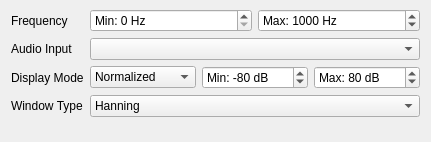
<?xml version="1.0" encoding="UTF-8"?>
<ui version="4.0">
 <class>SettingsDialog</class>
 <widget class="QDialog" name="SettingsDialog">
  <property name="geometry">
   <rect>
    <x>0</x>
    <y>0</y>
    <width>431</width>
    <height>142</height>
   </rect>
  </property>
  <property name="windowTitle">
   <string>Dialog</string>
  </property>
  <layout class="QGridLayout" name="gridLayout">
   <property name="topMargin">
    <number>9</number>
   </property>
   <item row="0" column="0">
    <layout class="QFormLayout" name="formLayout">
     <item row="1" column="0">
      <widget class="QLabel" name="label">
       <property name="text">
        <string>Frequency</string>
       </property>
      </widget>
     </item>
     <item row="2" column="0">
      <widget class="QLabel" name="label_4">
       <property name="text">
        <string>Audio Input</string>
       </property>
      </widget>
     </item>
     <item row="2" column="1">
      <widget class="QComboBox" name="audioInputComboBox"/>
     </item>
     <item row="3" column="0">
      <widget class="QLabel" name="label_5">
       <property name="text">
        <string>Display Mode</string>
       </property>
      </widget>
     </item>
     <item row="3" column="1">
      <layout class="QHBoxLayout" name="displayModeLayout">
       <item>
        <widget class="QComboBox" name="displayModeComboBox">
         <item>
          <property name="text">
           <string>Normalized</string>
          </property>
         </item>
         <item>
          <property name="text">
           <string>Standard</string>
          </property>
         </item>
        </widget>
       </item>
       <item>
        <widget class="QSpinBox" name="minDecibelsSpinBox">
         <property name="suffix">
          <string> dB</string>
         </property>
         <property name="prefix">
          <string>Min: </string>
         </property>
         <property name="minimum">
          <number>-100</number>
         </property>
         <property name="maximum">
          <number>100</number>
         </property>
         <property name="value">
          <number>-80</number>
         </property>
        </widget>
       </item>
       <item>
        <widget class="QSpinBox" name="maxDecibelsSpinBox">
         <property name="suffix">
          <string> dB</string>
         </property>
         <property name="prefix">
          <string>Max: </string>
         </property>
         <property name="maximum">
          <number>100</number>
         </property>
         <property name="value">
          <number>80</number>
         </property>
        </widget>
       </item>
      </layout>
     </item>
     <item row="4" column="0">
      <widget class="QLabel" name="label_6">
       <property name="text">
        <string>Window Type</string>
       </property>
      </widget>
     </item>
     <item row="4" column="1">
      <widget class="QComboBox" name="windowFunctionComboBox">
       <item>
        <property name="text">
         <string>Hanning</string>
        </property>
       </item>
       <item>
        <property name="text">
         <string>Blackman</string>
        </property>
       </item>
       <item>
        <property name="text">
         <string>Blackman-Harris</string>
        </property>
       </item>
       <item>
        <property name="text">
         <string>Rectangular (None)</string>
        </property>
       </item>
      </widget>
     </item>
     <item row="1" column="1">
      <layout class="QHBoxLayout" name="horizontalLayout_3">
       <item>
        <widget class="QSpinBox" name="minFrequencySpinBox">
         <property name="suffix">
          <string> Hz</string>
         </property>
         <property name="prefix">
          <string>Min: </string>
         </property>
         <property name="maximum">
          <number>44100</number>
         </property>
         <property name="singleStep">
          <number>10</number>
         </property>
        </widget>
       </item>
       <item>
        <widget class="QSpinBox" name="maxFrequencySpinBox">
         <property name="suffix">
          <string> Hz</string>
         </property>
         <property name="prefix">
          <string>Max: </string>
         </property>
         <property name="maximum">
          <number>44100</number>
         </property>
         <property name="singleStep">
          <number>10</number>
         </property>
         <property name="value">
          <number>1000</number>
         </property>
        </widget>
       </item>
      </layout>
     </item>
    </layout>
   </item>
  </layout>
 </widget>
 <resources/>
 <connections/>
</ui>
